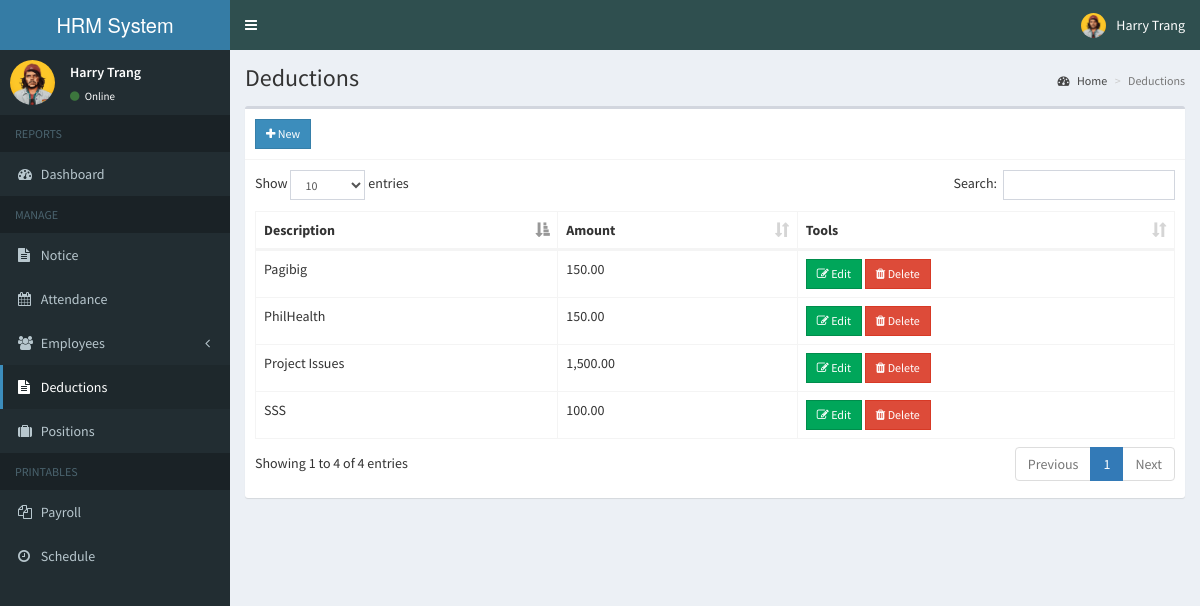
/admin/deduction.php (signed in), run on the app's committed database.
### tables this page shows
CREATE TABLE `deductions` (
  `id` int(11) NOT NULL AUTO_INCREMENT,
  `description` varchar(100) NOT NULL,
  `amount` double NOT NULL,
  PRIMARY KEY (`id`)
);

### admin/includes/session.php (called while the page is built, shortened)
<?php
	include 'includes/conn.php';
	$sql = "SELECT * FROM admin WHERE id = '".$_SESSION['admin']."'";
	$query = $conn->query($sql);
	$user = $query->fetch_assoc();
?>

### admin/deduction.php (the view, shortened to what this page needs)
<?php include 'includes/session.php'; ?>
<?php include 'includes/header.php'; ?>
<body class="hold-transition skin-blue sidebar-mini">
<div class="wrapper">
  <?php include 'includes/navbar.php'; ?>
  <?php include 'includes/menubar.php'; ?>
  <div class="content-wrapper">
    <section class="content-header">
      <h1>
        Deductions
      </h1>
      <ol class="breadcrumb">
        <li><a href="#"><i class="fa fa-dashboard"></i> Home</a></li>
        <li class="active">Deductions</li>
      </ol>
    </section>
    <section class="content">
      <div class="row">
        <div class="col-xs-12">
          <div class="box">
            <div class="box-header with-border">
              <a href="#addnew" data-toggle="modal" class="btn btn-primary btn-sm btn-flat"><i class="fa fa-plus"></i> New</a>
            </div>
            <div class="box-body">
              <table id="example1" class="table table-bordered">
                <thead>
                  <th>Description</th>
                  <th>Amount</th>
                  <th>Tools</th>
                </thead>
                <tbody>
                  <?php
                    $sql = "SELECT * FROM deductions";
                    $query = $conn->query($sql);
                    while($row = $query->fetch_assoc()){
                      echo "
                        <tr>
                          <td>".$row['description']."</td>
                          <td>".number_format($row['amount'], 2)."</td>
                          <td>
                            <button class='btn btn-success btn-sm edit btn-flat' data-id='".$row['id']."'><i class='fa fa-edit'></i> Edit</button>
                            <button class='btn btn-danger btn-sm delete btn-flat' data-id='".$row['id']."'><i class='fa fa-trash'></i> Delete</button>
                          </td>
                        </tr>
                      ";
                    }
                  ?>
                </tbody>
              </table>
            </div>
          </div>
        </div>
      </div>
    </section>
  </div>
</div>
</body>
</html>

### admin/includes/navbar.php (shortened to what this page needs)
<header class="main-header">
    <a href="home.php" class="logo">
      <span class="logo-lg"><b></b>HRM System</span>
    </a>
    <nav class="navbar navbar-static-top">
      <a href="#" class="sidebar-toggle" data-toggle="push-menu" role="button">
      </a>
      <div class="navbar-custom-menu">
        <ul class="nav navbar-nav">
          <li class="dropdown user user-menu">
            <a href="#" class="dropdown-toggle" data-toggle="dropdown">
              <img src="<?php echo (!empty($user['photo'])) ? '../images/'.$user['photo'] : '../images/profile.jpg'; ?>" class="user-image" alt="User Image">
              <span class="hidden-xs"><?php echo $user['firstname'].' '.$user['lastname']; ?></span>
            </a>
          </li>
        </ul>
      </div>
    </nav>
  </header>

### admin/includes/menubar.php (shortened to what this page needs)
<aside class="main-sidebar">
    <section class="sidebar">
      <div class="user-panel">
        <div class="pull-left image">
          <img src="<?php echo (!empty($user['photo'])) ? '../images/'.$user['photo'] : '../images/profile.jpg'; ?>" class="img-circle" alt="User Image">
        </div>
        <div class="pull-left info">
          <p><?php echo $user['firstname'].' '.$user['lastname']; ?></p>
          <a><i class="fa fa-circle text-success"></i> Online</a>
        </div>
      </div>
      <ul class="sidebar-menu" data-widget="tree">
        <li class="header">REPORTS</li>
        <li class=""><a href="home.php"><i class="fa fa-dashboard"></i> <span>Dashboard</span></a></li>
        <li class="header">MANAGE</li>
        <li><a href="notice.php"><i class="fa fa-file-text"></i> Notice</a></li>
        <li><a href="attendance.php"><i class="fa fa-calendar"></i> <span>Attendance</span></a></li>
        <li class="treeview">
          <a href="#">
            <i class="fa fa-users"></i>
            <span>Employees</span>
            <span class="pull-right-container">
              <i class="fa fa-angle-left pull-right"></i>
            </span>
          </a>
        </li>
        <li><a href="deduction.php"><i class="fa fa-file-text"></i> Deductions</a></li>
        <li><a href="position.php"><i class="fa fa-suitcase"></i> Positions</a></li>
        <li class="header">PRINTABLES</li>
        <li><a href="payroll.php"><i class="fa fa-files-o"></i> <span>Payroll</span></a></li>
        <li><a href="schedule_employee.php"><i class="fa fa-clock-o"></i> <span>Schedule</span></a></li>
      </ul>
    </section>
  </aside>

### data on the page
deductions: description "SSS", amount "100.00"
deductions: description "Pagibig", amount "150.00"
deductions: description "PhilHealth", amount "150.00"
deductions: description "Project Issues", amount "1,500.00"

### other printed values
$user['firstname'] "Harry"
$user['lastname'] "Trang"
